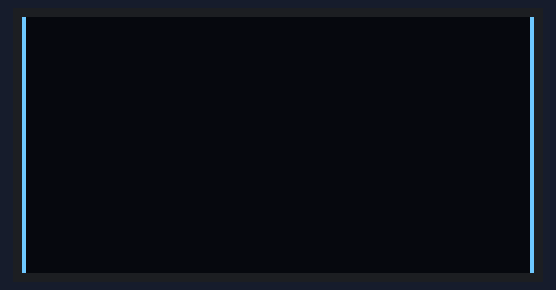
Simulated run of this program. Board: Raspberry Pi Pico running MicroPython. Shown: 128×64 one-colour display. Library files of the repository ran but are not shown: ssd1306.py. At 9.3 s the program stops and its outputs stay as they are.

Above: at 0.2 s.
At 0.9 s:
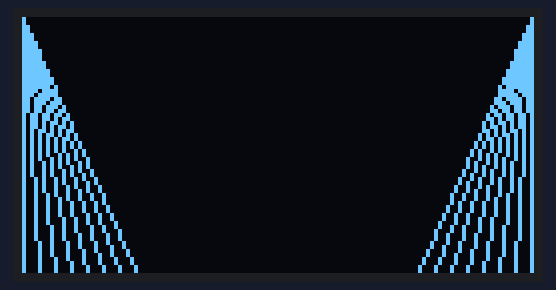
At 1.7 s:
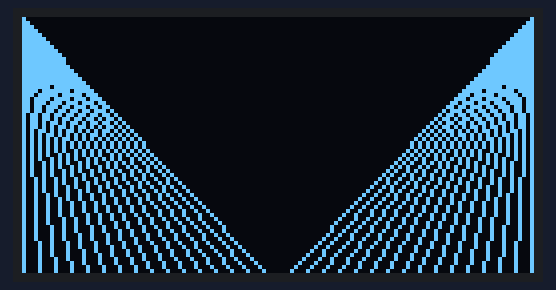
At 3.3 s:
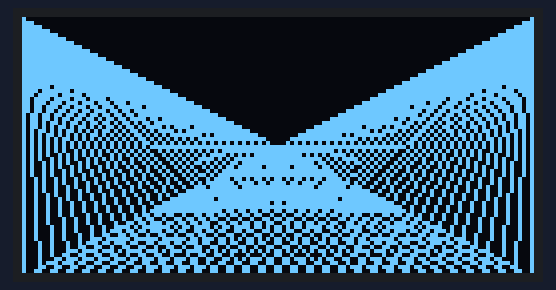
At 6.3 s:
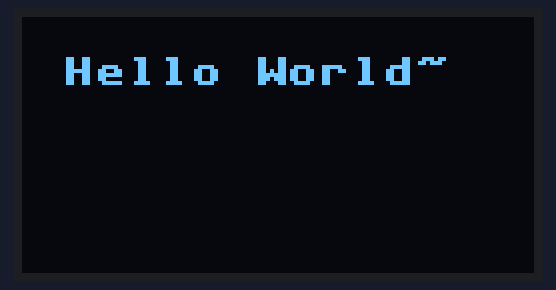
At 9.3 s:
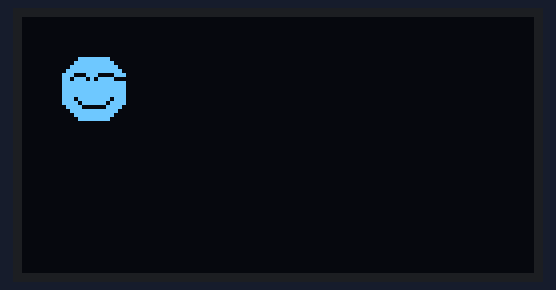

Measured:
- what the display in image 3 shows lasts 3.0 s, from 3.3 s to 6.3 s

The program:

spi_oled.py
```python
from machine import Pin, SPI
from ssd1306 import SSD1306_SPI
from utime import sleep
import framebuf

spi = SPI(0, mosi=Pin(3), sck=Pin(2))
oled = SSD1306_SPI(128, 64, spi, dc=Pin(5), res=Pin(4), cs=Pin(6))

oled.fill(0)
oled.show()

# draw lines
for x in range(0, 128, 4):
    oled.line(0, 0, x, 63, 1)
    oled.line(127, 0, 127-x, 63, 1)
    sleep(0.1)
    oled.show()
sleep(3)

# draw text
oled.fill(0)
oled.text("Hello World~", 10, 10)
oled.show()
sleep(3)

# frame buffer
oled.fill(0)
smile = bytearray(
    b'\x0F\xF0\x1F\xF8\x3F\xFC\x7F\xFE'
    b'\xE3\x87\xDD\x78\xFF\xFF\xFF\xFF'
    b'\xFF\xFF\xFF\xFF\xEF\xF7\xF7\xEF'
    b'\x78\x1E\x3F\xFC\x1F\xF8\x0F\xF0')

fb = framebuf.FrameBuffer(smile, 16, 16, framebuf.MONO_HLSB)
oled.blit(fb, 10, 10)
oled.show()
```
